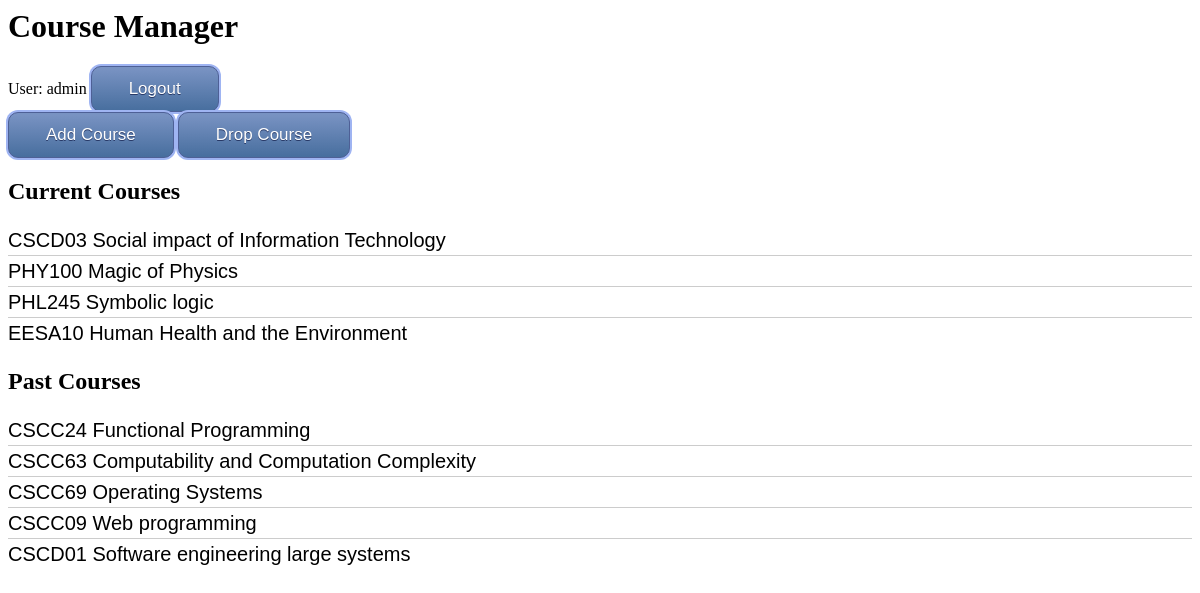
The app's page /courses/ (signed in), older data.
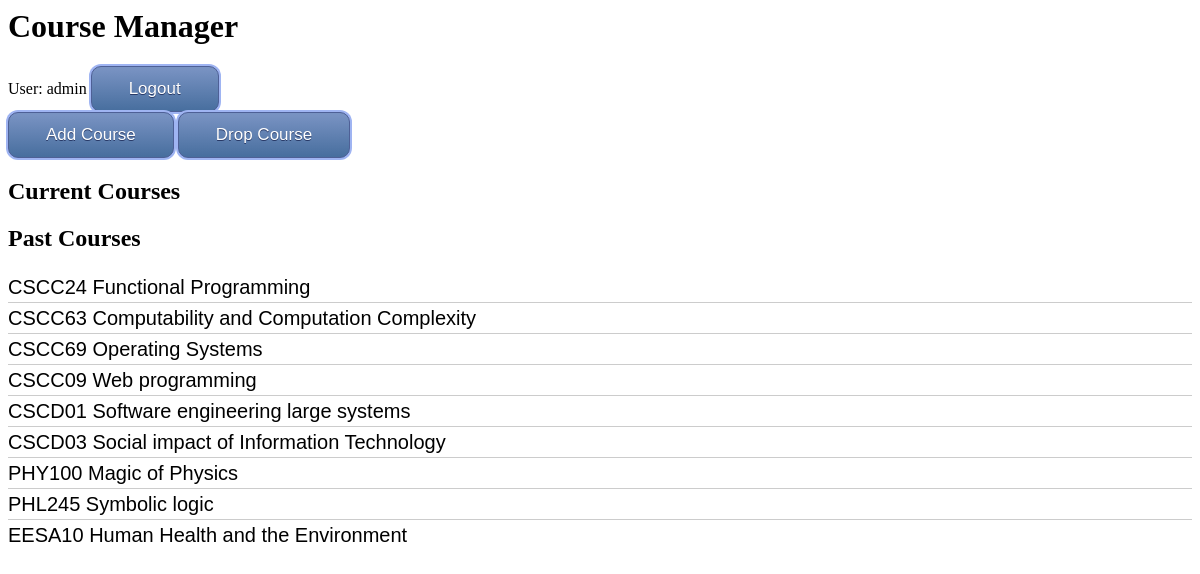
The same page, newer data.
### courses/models.py (models this page shows, shortened)
class UserCourse(models.Model):
    user = models.ForeignKey(User, on_delete=models.CASCADE)
    course = models.ForeignKey(Course, on_delete=models.CASCADE)
    is_current = models.BooleanField(default=True)

class Course(models.Model):
    course_code = models.CharField(max_length=20)
    course_name = models.CharField(max_length=200)

### courses/views.py (the view)
# urls.py: path('', views.index, name='index'),
@login_required(login_url='/accounts/login/')
def index(request):
    courses = UserCourse.objects.filter(user=request.user)
    context = {
        'course_list' : courses,
    }
    return render(request, 'courses/index.html', context=context)

### courses/templates/courses/index.html (shortened to what this page needs)
{% load static %}
<link rel="stylesheet" type="text/css" href="{% static 'courses/style.css' %}">
<h1>Course Manager</h1>
{% if user.is_authenticated %}
<div>
    User: {{ user.get_username }}
    <a class="button" href="{% url 'logout'%}?next={{request.path}}">Logout</a>
</div>
<a class="button" href="{% url 'courses:add_course' %}">Add Course</a>
<a class="button" href="{% url 'courses:drop_course' %}">Drop Course</a>
<h2>Current Courses</h2>
{% if course_list %}
<ul>
    {% for usercourse in course_list %}
        {% if usercourse.is_current %}
        <li><a href="{% url 'courses:detail' usercourse.course.id %}">{{ usercourse.course.course_code }} {{ usercourse.course.course_name}}</a></li>
        {% endif %}
    {% endfor %}
</ul>
{% else %}
<p>No courses are registered.</p>
{% endif %}
<h2>Past Courses</h2>
{% if course_list %}
<ul>
    {% for usercourse in course_list %}
        {% if not usercourse.is_current%}
        <li><a href="{% url 'courses:detail' usercourse.course.id %}">{{ usercourse.course.course_code }} {{ usercourse.course.course_name}}</a></li>
        {% endif%}
    {% endfor %}
</ul>
{% else %}
<p>No courses are taken in the past.</p>
{% endif %}
{% else %}
<p> You are not authenticated, please
<a href="{% url 'login'%}?next={{request.path}}">Login</a></p>
{% endif %}

Row changes from the older to the newer data that the page shows:
changed UserCourse "CSCD03": moves from the list under "Current Courses" to the list under "Past Courses"
changed UserCourse "PHY100": moves from the list under "Current Courses" to the list under "Past Courses"
changed UserCourse "PHL245": moves from the list under "Current Courses" to the list under "Past Courses"
changed UserCourse "EESA10": moves from the list under "Current Courses" to the list under "Past Courses"
